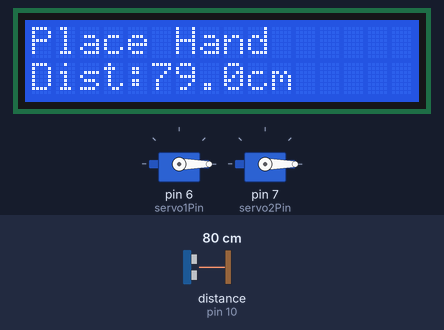
The sketch below on a simulated Arduino Uno, built with avr-gcc and run on an emulated ATmega328P. Shown: 16×2 character LCD, 2 × servo. Wiring (inferred from the names in the program): ultrasonic range finder: trigger pin 9; echo pin 10. Inputs (shaded band) come from the test bench; at power-on: distance to the obstacle (sensor on pin 10) 80 cm. The echo pulse lasts 58.3 µs per cm; what the sketch prints to the serial monitor is not drawn.

Above: at 2.82 s.
3.3 s: distance to the obstacle (sensor on pin 10) set to 18 cm
At 3.75 s:
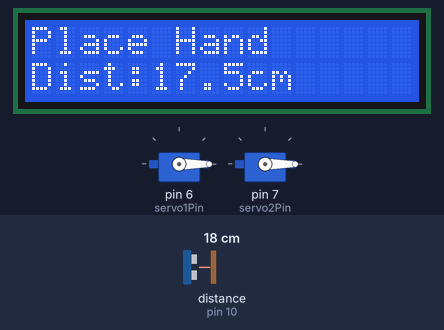
5.0 s: distance to the obstacle (sensor on pin 10) set to 14 cm
At 6.3 s:
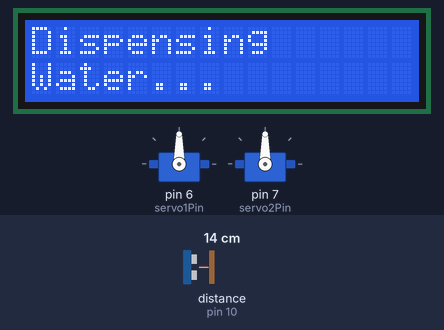
9.6 s: distance to the obstacle (sensor on pin 10) set to 250 cm
At 11.6 s:
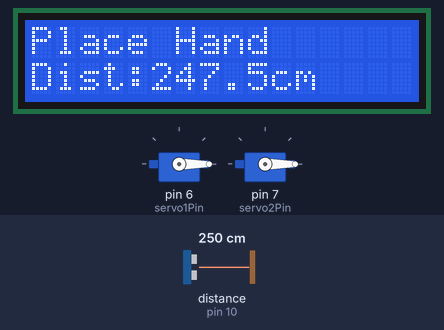
11.9 s: distance to the obstacle (sensor on pin 10) set to 2 cm
At 16.5 s:
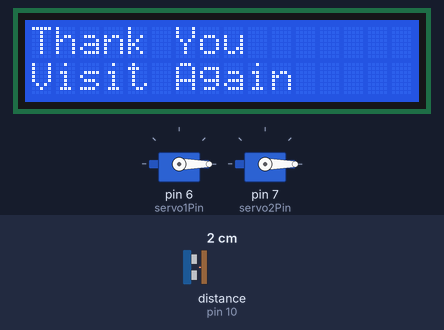
Timing chart, 0 to 61.1 s (numbered marks = the images above; inputs shaded):
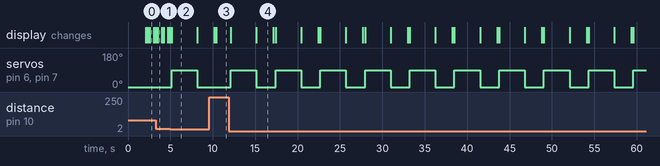

Measured:
- the behaviour switches between 16 and 15 cm on distance to the obstacle (sensor on pin 10) (found by bisection; images 1 and 2)
- after the input at 3.3 s, the display: changes after 0.22 s (image 1)
- after the input at 5.0 s, servo on pin 6 (servo1Pin), servo on pin 7 (servo2Pin): 0° → 90° after 0.15 s, → 0° 3.0 s later; the display: changes after 0.15 s (image 2)
- after the input at 9.6 s, servo on pin 6 (servo1Pin), servo on pin 7 (servo2Pin): stays 0° (without the input it goes to 90° after 0.83 s); the display: first differs from a run without the input after 0.82 s (image 3)
- after the input at 11.9 s, servo on pin 6 (servo1Pin), servo on pin 7 (servo2Pin): alternates 90° for 3.0 s and 0° for 2.3 s, starting after 0.23 s; the display: first changes after 0.23 s (image 4 shows a later state)
- what the display in image 0 shows lasts 0.5 s, from 2.6 s to 3.1 s
- what the display in image 2 shows lasts 3.1 s, from 5.1 s to 8.2 s

The sketch:

AquaSense_Phase1.ino
```cpp
#include <Wire.h>
#include <LiquidCrystal_I2C.h>
#include <Servo.h>

// LCD
LiquidCrystal_I2C lcd(0x27, 16, 2);

// Servos
Servo servo1;
Servo servo2;

// Ultrasonic Pins
const int trigPin = 9;
const int echoPin = 10;

// Servo Pins
const int servo1Pin = 6;
const int servo2Pin = 7;

// Settings
const int detectDistance = 15;   // cm
const int openAngle = 90;
const int closeAngle = 0;

void setup()
{
  Serial.begin(9600);

  // LCD
  lcd.init();
  lcd.backlight();

  // Ultrasonic
  pinMode(trigPin, OUTPUT);
  pinMode(echoPin, INPUT);

  // Servos
  servo1.attach(servo1Pin);
  servo2.attach(servo2Pin);

  servo1.write(closeAngle);
  servo2.write(closeAngle);

  lcd.setCursor(0, 0);
  lcd.print("Automatic Water");

  lcd.setCursor(0, 1);
  lcd.print("Dispenser");

  delay(2000);
  lcd.clear();
}

float getDistance()
{
  digitalWrite(trigPin, LOW);
  delayMicroseconds(2);

  digitalWrite(trigPin, HIGH);
  delayMicroseconds(10);

  digitalWrite(trigPin, LOW);

  long duration = pulseIn(echoPin, HIGH);

  float distance = duration * 0.034 / 2;

  return distance;
}

void loop()
{
  float distance = getDistance();

  Serial.print("Distance: ");
  Serial.print(distance);
  Serial.println(" cm");

  lcd.setCursor(0, 0);
  lcd.print("Place Hand    ");

  lcd.setCursor(0, 1);
  lcd.print("Dist:");
  lcd.print(distance, 1);
  lcd.print("cm   ");

  if (distance > 0 && distance <= detectDistance)
  {
    lcd.clear();

    lcd.setCursor(0, 0);
    lcd.print("Dispensing");

    lcd.setCursor(0, 1);
    lcd.print("Water...");

    // Open Tap
    servo1.write(openAngle);
    servo2.write(openAngle);

    delay(3000);

    // Close Tap
    servo1.write(closeAngle);
    servo2.write(closeAngle);

    lcd.clear();

    lcd.setCursor(0, 0);
    lcd.print("Thank You");

    lcd.setCursor(0, 1);
    lcd.print("Visit Again");

    delay(2000);

    lcd.clear();
  }

  delay(200);
}
```
